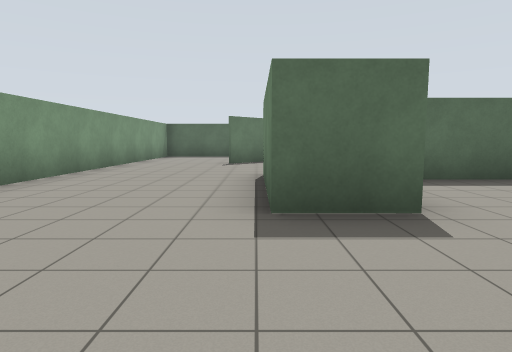
view 1 (above)

21 first-person views from a walk through a robot-simulator world made for Gazebo. The camera is 1.2 m above the floor, tilts 6° down and sees 75° across. The floor is counted in squares, 2 m on a side. Each view is taken from the middle of a square. On the plan, view 1 faces up. The plan holds only what a view shows up to about 9 squares ahead; the rest is blank.

view 2
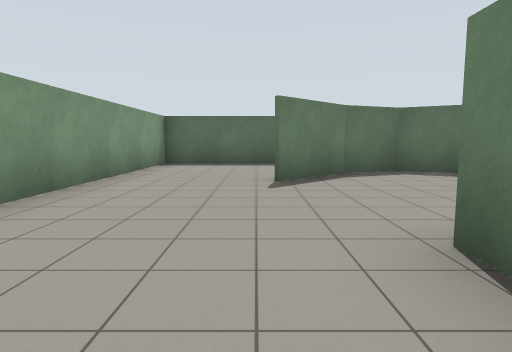

view 3
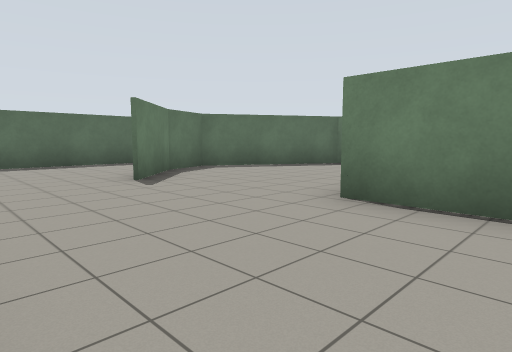

view 4
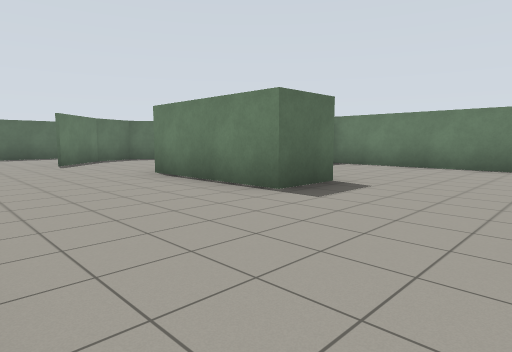

view 5
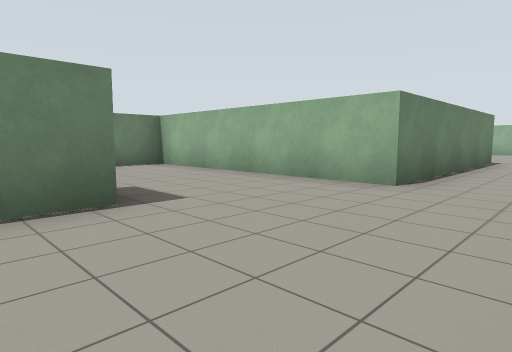

view 6
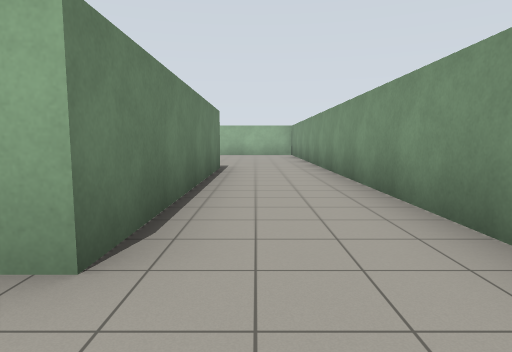

view 7
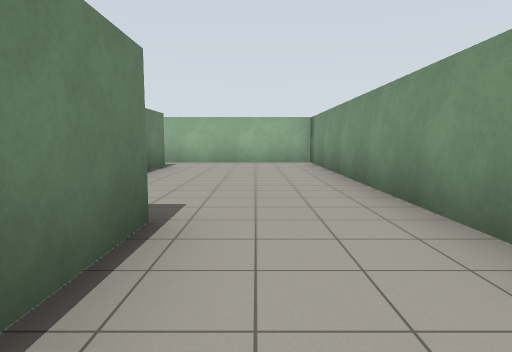

view 8
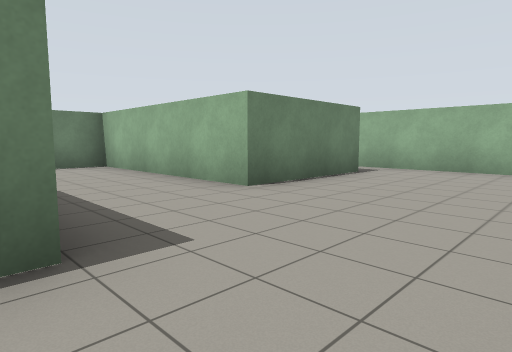

view 9
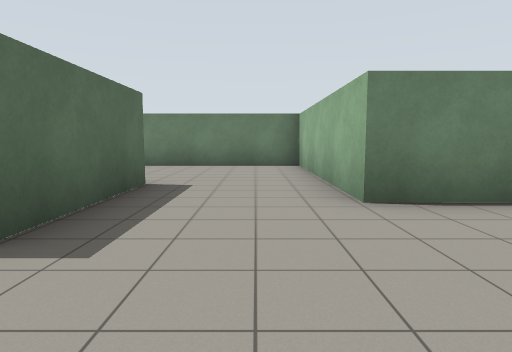

view 10
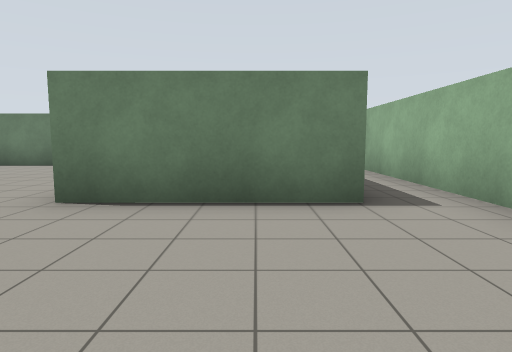

view 11
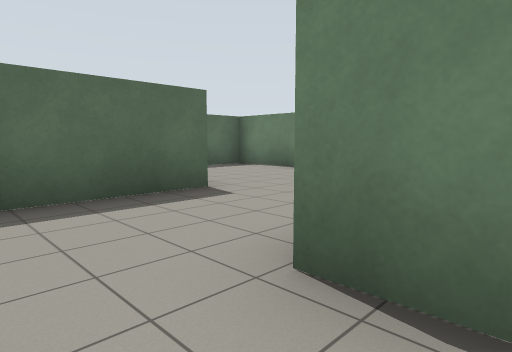

view 12
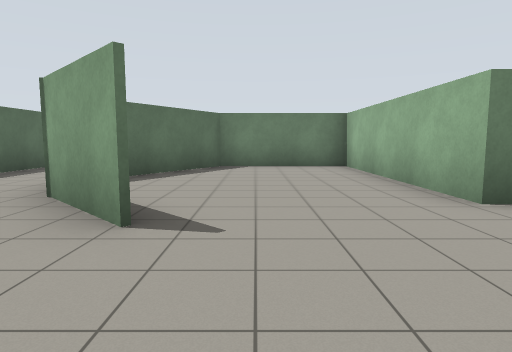

view 13
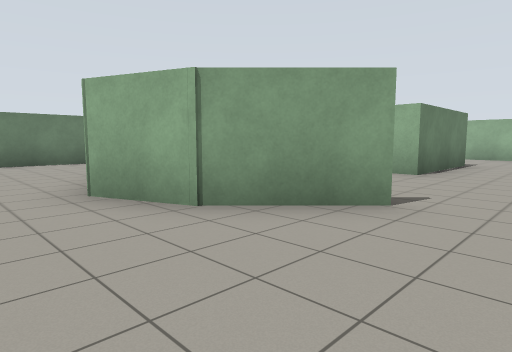

view 14
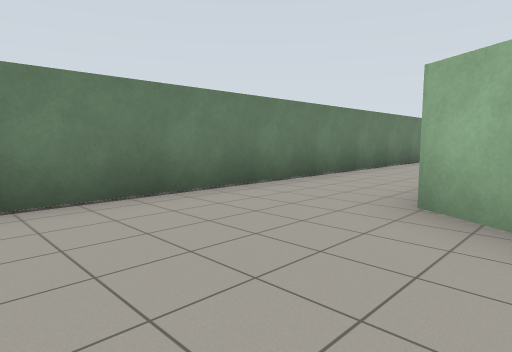

view 15
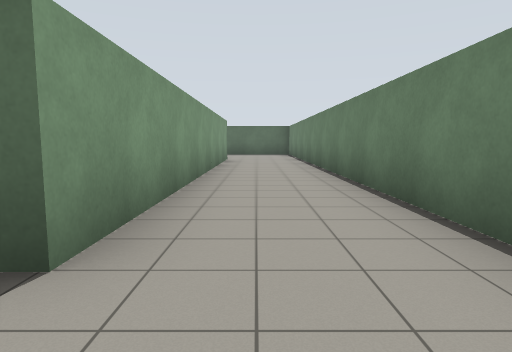

view 16
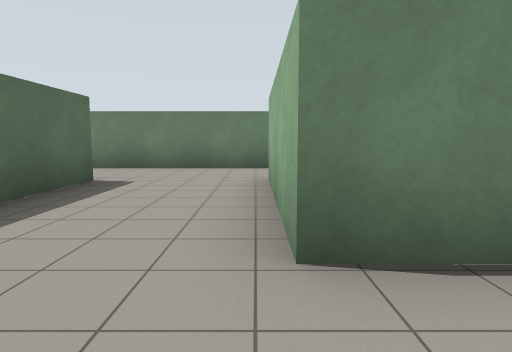

view 17
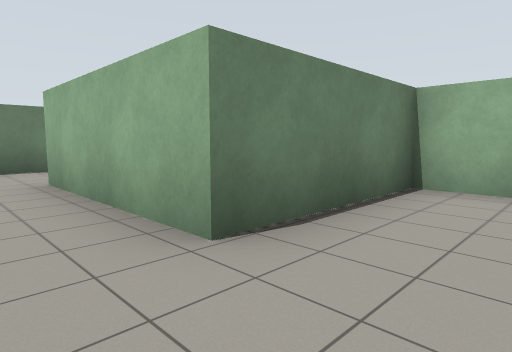

view 18
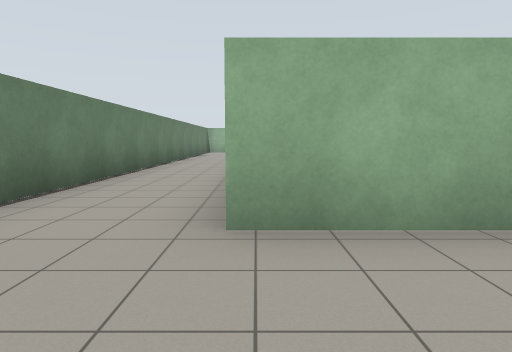

view 19
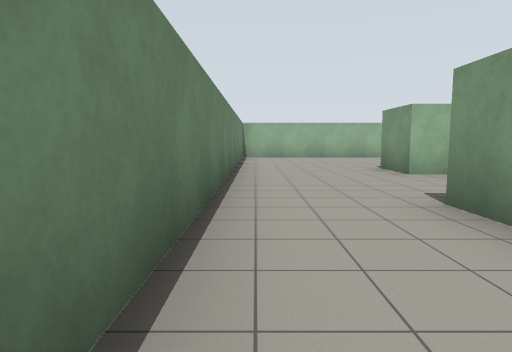

view 20
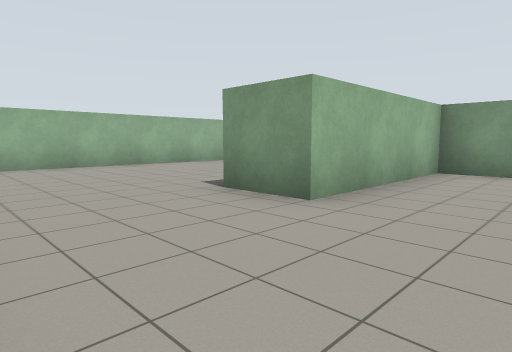

view 21
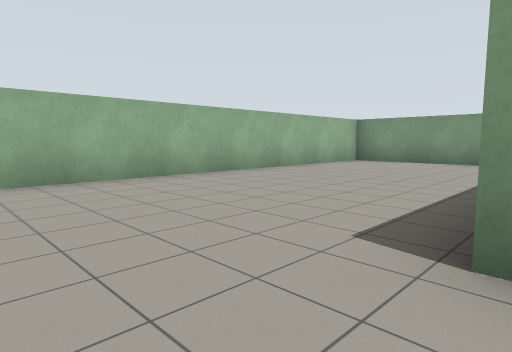

### Floor plan
Points are (right, up) in squares from view 1. A wall is a line through its corners. A room is listed if a view was taken in it or the views show most of it. See-through windows are left out.
Room 1 (views 1, 2, 3, 4, 5, 6, 7, 8, 9, 10, 11, 12, 13, 14)
walls: (1.5, 2.7) (0.2, 2.7) (0.2, 5.8) (5.1, 5.8) (5.1, 8.8) (1.8, 10.7) (0.6, 10.2) (-0.7, 8.9) (0.6, 10.3) (1.9, 10.8); (-3.5, -0.9) (-3.5, -13); (4, 5.2) (2.5, 5.2); (5.1, 1) (5.1, 4.9); (4.2, 9.4) (5.1, 8.9); (1.7, -6.4) (-1.2, -6.4) (-1.2, -0.4) (5.1, -0.4) (5.1, 0.9); (7.5, 9.6) (7.5, 11.6); (1.1, 12.8) (-3.4, 12.8) (-3.4, 4.4); (4.7, 12.8) (3.2, 12.8); (0.2, -12.1) (0.2, -9.1) (5.1, -9.1) (5.1, -3.3) (4, -3.3); (-2.1, -13.3) (4, -13.3)
ways out: opening at (6.5, 10) to room 2
Room 2 (views 15, 18, 19, 20, 21)
walls: (5.1, -8.2) (5.1, -9.1); (0.3, -10.9) (0.3, -12) (4.2, -12) (4.2, -13.4); (7.5, -15.1) (7.5, 9.6); (-3.5, -14.9) (-3.5, -16.4); (-1.7, -18.2) (6, -18.2); (5.1, 7) (5.1, -0.5)
ways out: opening at (6.5, 10) to room 1; opening at (5, -2) to room 3
Room 3 (views 16, 17)
walls: (0.5, -6.4) (1.6, -6.4) (1.6, -3.2) (5.2, -3.2); (5.1, -0.5) (3.1, -0.5)
ways out: opening at (5, -2) to room 2

Positions as (right, up) in squares from view 1, and headings:
1: (0, 0), facing up
2: (-1, 4), facing up
3: (-3, 4), facing up-right
4: (-3, 0), facing up-right
5: (-3, 4), facing down-right
6: (-2, 1), facing down
7: (-2, -4), facing down
8: (-3, -6), facing down-right
9: (-3, -8), facing right
10: (-3, -11), facing right
11: (-1, -10), facing up-right
12: (-3, 8), facing right
13: (-2, 12), facing down-right
14: (4, 12), facing down-right
15: (6, -2), facing up
16: (0, -3), facing right
17: (0, -2), facing down-right
18: (5, -1), facing down
19: (7, -6), facing down
20: (7, -10), facing down-left
21: (6, -13), facing down-left
